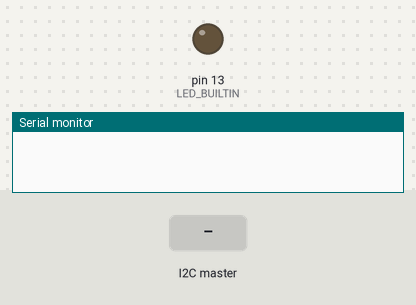
The sketch below on a simulated Arduino Uno, built with avr-gcc and run on an emulated ATmega328P. On the bench: output pins drawn as LEDs (lit = HIGH), the last lines printed to the serial monitor. The test bench sets the inputs (shaded band).

Above: at 1.2 s.
1.3 s: the I2C master sends the byte 1
At 2.4 s:
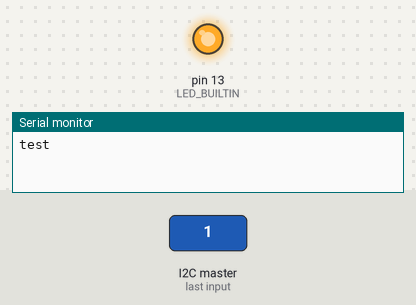
Timing chart, 0 to 11.5 s (numbered marks = the images above; inputs shaded):
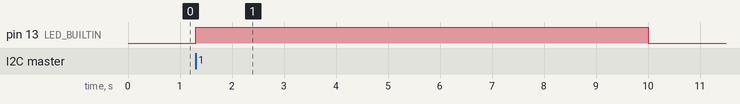

Measured:
- after the input at 1.3 s, pin 13 (LED_BUILTIN): LOW → HIGH at once, → LOW 8.7 s later

The sketch:

comthrough.ino
```cpp
#include <Wire.h>

/*
 * This was a failed attempt to connect the Phone and Tracksoar together through an Arduino Micro interacting with the two through Serial
 * and I2C respectively. It could be revived in the future by the community, but we'll see.
 * It should work - if you can make it work.
 */

void setup()
 {
  Serial.begin(9600);
  pinMode(LED_BUILTIN, OUTPUT);
  Wire.begin(0x21);                // join i2c bus with address #8
  Wire.onReceive(receiveEvent); // register event
 }
 String lat = "";
 String lon = "";
 String alt = "";
 String p = "";
 String temp = "";
 String altEST = "";
 String rh = "";
 String course = "";
 String gps_speed = "";
 void loop()
 {
  digitalWrite(LED_BUILTIN, LOW);
  delay(10000);
  if(Serial.available())
  {
   Serial.print("non");
   //determine how much time should pass before we pass on the information
  }
 }

String makeMessage(){
    String messageToBe = String("");
    messageToBe += lat;
    messageToBe += "-";
    messageToBe += lon;
    messageToBe += "-";
    messageToBe += alt;
    messageToBe += "-";
    messageToBe += p;
    messageToBe += "-";
    messageToBe += temp;
    messageToBe += "-";
    messageToBe += altEST;
    messageToBe += "-";
    messageToBe += rh;
    messageToBe += "-";
    messageToBe += course;
    messageToBe += "-";
    messageToBe += gps_speed;
    messageToBe +="#";
    return messageToBe;
}
float pressureToAltitude(float atmospheric)
{
  // Equation taken from BMP180 datasheet (page 16):
  //  http://www.adafruit.com/datasheets/BST-BMP180-DS000-09.pdf

  // Note that using the equation from wikipedia can give bad results
  // at high altitude.  See this thread for more information:
  //  http://forums.adafruit.com/viewtopic.php?f=22&t=58064

  //TODO change 101325 to the sea level pressure on day of launch!
  return 44330.0 * (1.0 - pow(atmospheric / 101325, 0.1903));
}

void receiveEvent(int howMany) {
  Serial.print("test");
  lat = Wire.read();
  lon = Wire.read();
  course = Wire.read();
  gps_speed = Wire.read();
  alt = Wire.read();
  p = Wire.read();
  rh = Wire.read();
  temp = Wire.read();
//  altEST = pressureToAltitude(p);
  digitalWrite(LED_BUILTIN, HIGH);
  if(Serial.available())
  {
   Serial.print(makeMessage()+"\n");
   //determine how much time should pass before we pass on the information
  }
}
```
